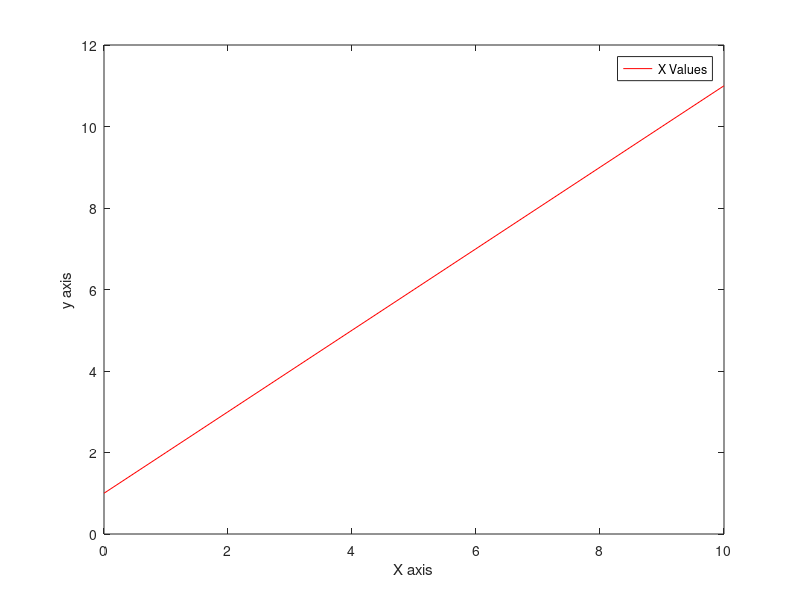
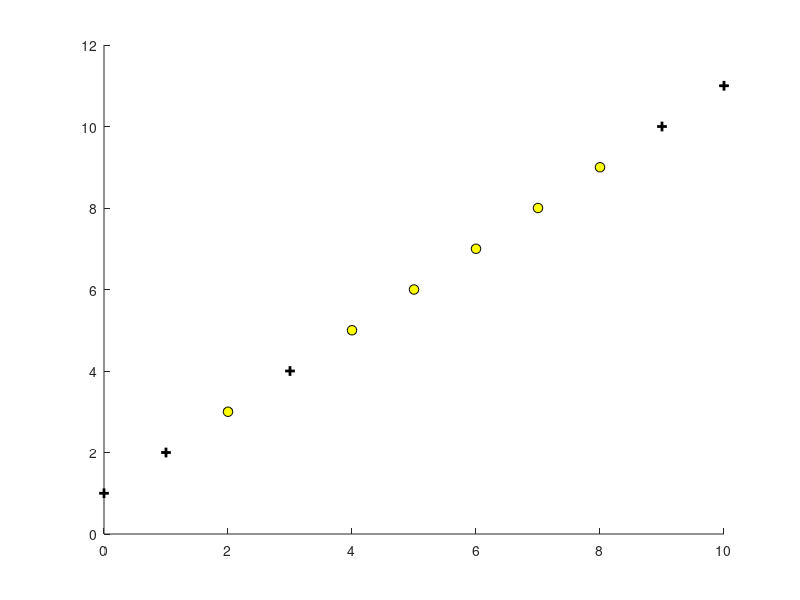

MATLAB code for these plots, in order:

% data = load('ex2data1.txt');

X = [0 1 1; 1 2 1; 2 3 0; 3 4 1; 4 5 0; 5 6 0; 6 7 0; 
7 8 0; 8 9 0; 9 10 1; 10 11 1]

%% ==================== Part 1: Plotting ====================
%  We start the exercise by first plotting the data to understand the 
%  the problem we are working with.

% Plot a linear graph
plot(X(:,1), X(:,2), 'r')

% Put some labels 
hold on;
% Labels and Legend
xlabel('X axis')
ylabel('y axis')

% Specified in plot order
legend('X Values', 'Y Values')
hold off;

fprintf('\nProgram paused. Press enter to continue.\n');
pause;

% Lets plot points on a graph
y = X(:, 3);
pos = find(y==1); 
neg = find(y == 0);
% Plot Examples
% Create New Figure
figure; hold on;
plot(X(pos, 1), X(pos, 2), 'k+','LineWidth', 2, 'MarkerSize', 7);
plot(X(neg, 1), X(neg, 2), 'ko', 'MarkerFaceColor', 'y', 'MarkerSize', 7);
hold off;